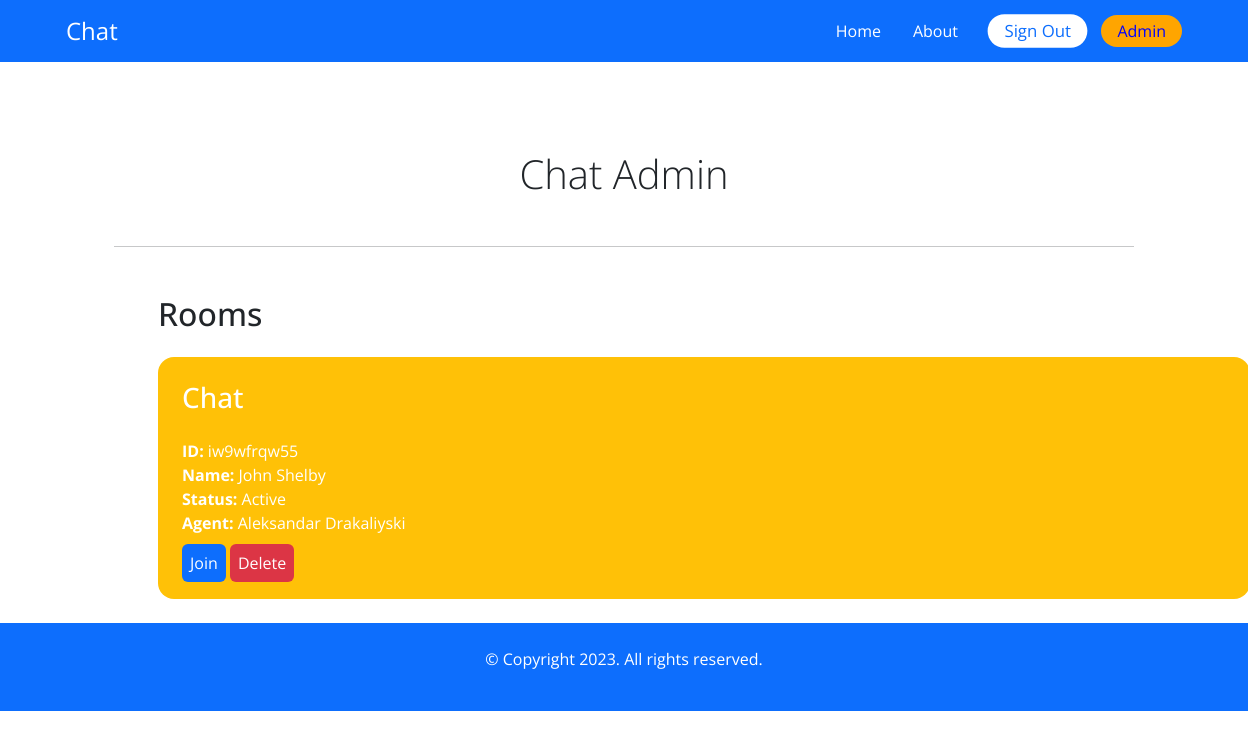
The page /chat-admin/ (signed in) on the database its author committed.
### chat/models.py (models this page shows, shortened)
class Room(models.Model):
    WAITING = 'waiting'
    ACTIVE = 'active'
    CLOSED = 'closed'
    CHOICES_STATUS = (
        (WAITING, 'Waiting'),
        (ACTIVE, 'Active'),
        (CLOSED, 'Closed'),
    )
    room_id = models.CharField(max_length=255)
    client = models.CharField(max_length=255)
    agent = models.ForeignKey(User, related_name='rooms', blank=True, null=True, on_delete=models.SET_NULL)
    messages = models.ManyToManyField(Message, blank=True)
    url = models.CharField(max_length=255, blank=True, null=True)
    status = models.CharField(max_length=7, choices=CHOICES_STATUS, default=WAITING)
    created_at = models.DateTimeField(auto_now_add=True)
    class Meta:
        ordering = ('-created_at',)

### account/models.py (models this page shows)
class User(AbstractBaseUser, PermissionsMixin):
    AGENT = 'agent'
    MANAGER = 'manager'
    ROLES_CHOICES = (
        (AGENT, 'Agent'),
        (MANAGER, 'Manager'),
    )
    id = models.UUIDField(primary_key=True, default=uuid.uuid4, editable=False)
    email = models.EmailField(unique=True)
    name = models.CharField(max_length=255, blank=True, default='')
    role = models.CharField(max_length=20, choices=ROLES_CHOICES, default=AGENT)
    is_active = models.BooleanField(default=True)
    is_superuser = models.BooleanField(default=False)
    is_staff = models.BooleanField(default=False)
    date_joined = models.DateTimeField(default=timezone.now)
    last_login = models.DateTimeField(blank=True, null=True)
    objects = CustomUserManager()
    USERNAME_FIELD = 'email'
    EMAIL_FIELD = 'email'
    REQUIRED_FIELDS = ['name']

### chat/views.py (the view)
# urls.py: path('chat-admin/', views.admin, name='admin'),
@login_required
def admin(request):
    rooms = Room.objects.all()
    users = User.objects.filter(is_staff=True)
    context = {
        'rooms': rooms,
        'users': users,
    }
    return render(request, 'chat/admin.html', context=context)

### chat/templates/chat/admin.html (shortened to what this page needs)
{% extends 'core/base.html' %}
{% block content %}
<div class="container">
    <h1>Chat Admin</h1>
    <hr class="m-5">
    <div class="container ml-auto chat-admin">
        <div class="mt-5">
            <h2 class="mb-4">Rooms</h2>
            {% include 'chat/partials/room_list.html' %}
        </div>
    </div>
</div>
{% endblock %}

### chat/templates/chat/partials/room_list.html
{% for room in rooms %}
        <div class="p-4 rounded-4 text-white mb-4
        {% if room.status == 'waiting' %}bg-success
        {% elif room.status == 'active' %}bg-warning
        {% else %}bg-secondary
        {% endif %}">
            <h3 class="mb-4 text-lg">Chat</h3>
            <p>
                <b>ID: </b> {{room.room_id}} <br>
                <b>Name: </b> {{room.client}} <br>
                <b>Status: </b> {{room.get_status_display}} <br>
                <b>Agent: </b> {% firstof room.agent.name 'None yet...'%} <br>
            </p>
            <a href="{% url 'chat:room' room.room_id %}" class="mt-4 rounded-2 bg-primary p-2 text-white">Join</a>
            <a href="{% url 'chat:delete_room' room.room_id %}" class="mt-4 rounded-2 bg-danger p-2 text-white">Delete</a>
        </div>
        {% endfor %}

### static/css/main.css (style rules this page uses)
body { font-family: 'Open Sans', sans-serif; overflow-y: scroll; overflow-x: hidden; }
a, .custom-btn { text-decoration: none; transition: all .2s ease-in-out; }
h1 { margin-top: 1rem; text-align: center; font-weight: 300; }
.chat-admin { margin-left: 5rem; }
.chat-admin a { margin-top: 20px !important; }

### chat/templates/chat/admin.html (style rules this page uses)
.container h1 { margin-top: 150px; }

### rows shown on the page
Room: room_id "iw9wfrqw55", client "John Shelby", status "Active", agent.name "Aleksandar Drakaliyski"
